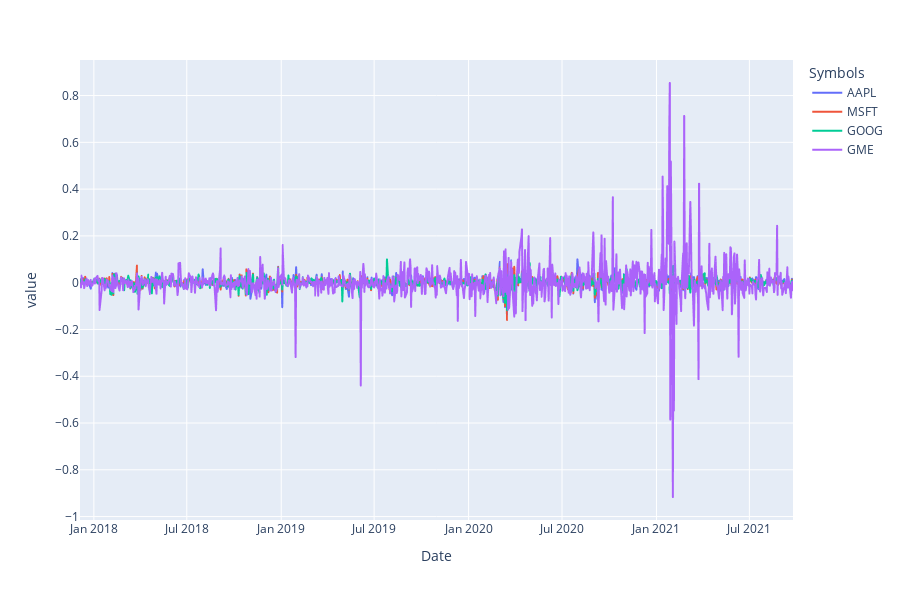

The notebook cell this image was saved under:
### Code cell
#compute the log_returns
log_returns = np.log(df.Close/df.Close.shift(1)).dropna()
print(log_returns)

#visualize the returns
#returns should be high and stable as possible
log_returns.plot().update_layout(autosize=False, width=900, height=600)

### Figure 1 — Plotly figure (JSON) as saved in the notebook; plotly's stock layout.template omitted (floating-point values rounded to 4 significant figures; data arrays with more than 128 entries replaced by an {"elided": "..."} marker saying what was removed)
{"data": [{"hovertemplate": "Symbols=AAPL<br>Date=%{x}<br>value=%{y}<extra></extra>", "legendgroup": "AAPL", "line": {"color": "#636efa", "dash": "solid"}, "mode": "lines", "name": "AAPL", "showlegend": true, "type": "scattergl", "x": {"elided": "958 str values"}, "xaxis": "x", "y": {"elided": "958 float values"}, "yaxis": "y"}, {"hovertemplate": "Symbols=MSFT<br>Date=%{x}<br>value=%{y}<extra></extra>", "legendgroup": "MSFT", "line": {"color": "#EF553B", "dash": "solid"}, "mode": "lines", "name": "MSFT", "showlegend": true, "type": "scattergl", "x": {"elided": "958 str values"}, "xaxis": "x", "y": {"elided": "958 float values"}, "yaxis": "y"}, {"hovertemplate": "Symbols=GOOG<br>Date=%{x}<br>value=%{y}<extra></extra>", "legendgroup": "GOOG", "line": {"color": "#00cc96", "dash": "solid"}, "mode": "lines", "name": "GOOG", "showlegend": true, "type": "scattergl", "x": {"elided": "958 str values"}, "xaxis": "x", "y": {"elided": "958 float values"}, "yaxis": "y"}, {"hovertemplate": "Symbols=GME<br>Date=%{x}<br>value=%{y}<extra></extra>", "legendgroup": "GME", "line": {"color": "#ab63fa", "dash": "solid"}, "mode": "lines", "name": "GME", "showlegend": true, "type": "scattergl", "x": {"elided": "958 str values"}, "xaxis": "x", "y": {"elided": "958 float values"}, "yaxis": "y"}], "layout": {"autosize": false, "height": 600, "legend": {"title": {"text": "Symbols"}, "tracegroupgap": 0}, "margin": {"t": 60}, "width": 900, "xaxis": {"anchor": "y", "domain": [0, 1], "title": {"text": "Date"}}, "yaxis": {"anchor": "x", "domain": [0, 1], "title": {"text": "value"}}}}
